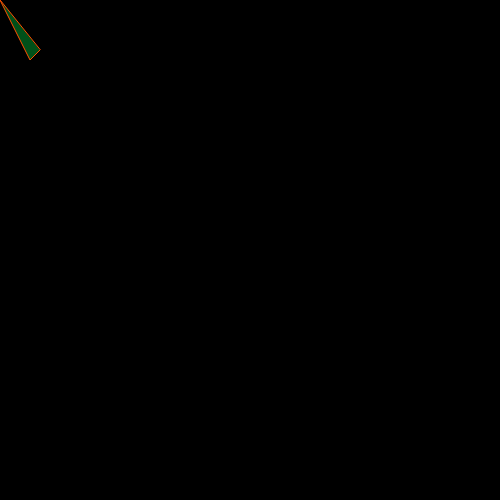
Frame 1 (no input)
Frame 60 (no input): identical to frame 1, image omitted
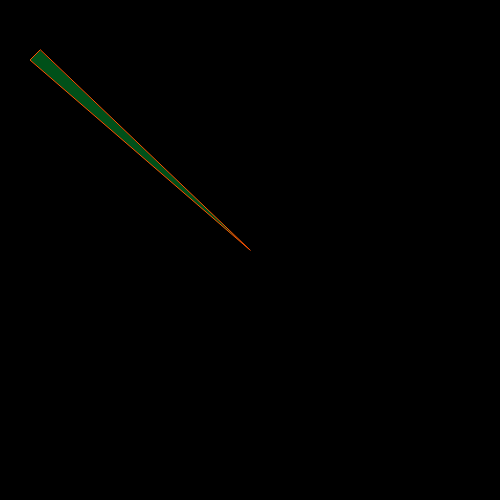
Frame 120 (the mouse pressed at the canvas centre since frame 60)

The p5.js sketch that drew these frames (run headless with seeded random() and noise() and a simulated clock; from frame 60 on, the mouse is pressed at the canvas centre):

// p5.js sketch
// ── sketch.js
function setup() {
  createCanvas(500, 500)
  background(50, 100,150)
}

function draw() {
  background(0)
  stroke(255, 80, 0)
  fill(0,80,25)
  triangle(mouseX, mouseY, 30, 60, 40, 50)

}
